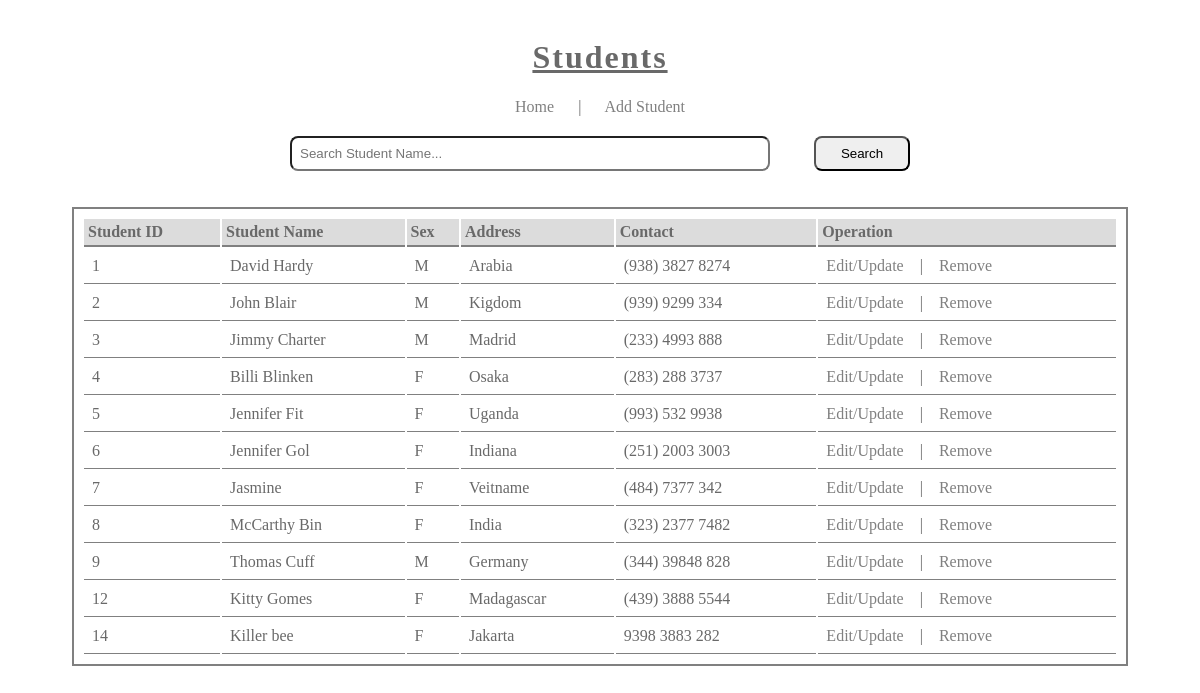
The app's page /view_students.php with its own data.
### tables this page shows
CREATE TABLE `stds` (
  `student_id` int(11) NOT NULL,
  `student_name` varchar(50) NOT NULL,
  `sex` char(1) NOT NULL,
  `address` varchar(100) NOT NULL,
  `contact` varchar(15) NOT NULL
);

### view_students.php (the view, shortened to what this page needs)
<?php
require_once "connect.php";
if(isset($_GET['submit'])){
	$query = mysqli_real_escape_string($con, htmlspecialchars($_GET['query']));
	$result = mysqli_query($con, "SELECT * FROM stds where student_name LIKE '%$query%'");
}
else {$result = mysqli_query($con, "SELECT * FROM stds");}
?>
<html>
<head>
	<link rel="stylesheet" type="text/css" href="css/style.css"/>
</head>
<body>
<div class="container">
<br />
<center>
<div class="feed-container">
<h1>Students</h1>
<div class="menu-items">
<a href="index.php">Home</a>
&nbsp;&nbsp;&nbsp;&nbsp;&nbsp;|&nbsp;&nbsp;&nbsp;&nbsp;&nbsp;
<a href="add_student.php">Add Student</a>
</div>
<div class="search-bar">
<form method="get" action="">
<input type="text" name="query" placeholder="Search Student Name...">
<input type="submit" class="submit" name="submit" Value="Search">
</form>
</div>
<div class="data-items">
<table>
<thead>
<th>Student ID</th>
<th>Student Name</th>
<th>Sex</th>
<th>Address</th>
<th>Contact</th>
<th>Operation</th>
</thead>
<tbody>
<?php
while($row = mysqli_fetch_array($result)){
?>
<tr>
<td><?php echo $row['student_id']; ?></td>
<td><?php echo $row['student_name'];?></td>
<td><?php echo $row['sex'];?></td>
<td><?php echo $row['address'];?></td>
<td><?php echo $row['contact'];?></td>
<td>
<a href="edit_student.php?id=<?php echo $row['student_id'];?>">Edit/Update</a>
&nbsp;&nbsp;&nbsp;|&nbsp;&nbsp;&nbsp;
<a href="remove_student.php?id=<?php echo $row['student_id'];?>">Remove</a>
</td>
</div>
</div>
<?php
}
?>
</body>
</html>

### css/style.css (style rules this page uses)
body { margin:0 auto; width:100%; color: #696969; }
.container { width:100%; }
h1 { letter-spacing:2px; text-decoration:underline; }
a { text-decoration:none;color:gray; }
input { margin:20px; padding:8px; width:40%; border-radius:8px; }
.submit { width:8%; }
table { border:2px solid gray; width:88%; padding:8px; }
th { border-bottom:2px solid gray; text-align:left; padding:4px; background-color:#dcdcdc; }
td { padding:8px; border-bottom:1px solid gray; }

### records on screen
stds: student_id "1", student_name "David Hardy", sex "M", address "Arabia", contact "(938) 3827 8274"
stds: student_id "2", student_name "John Blair", sex "M", address "Kigdom", contact "(939) 9299 334"
stds: student_id "3", student_name "Jimmy Charter", sex "M", address "Madrid", contact "(233) 4993 888"
stds: student_id "4", student_name "Billi Blinken", sex "F", address "Osaka", contact "(283) 288 3737"
stds: student_id "5", student_name "Jennifer Fit", sex "F", address "Uganda", contact "(993) 532 9938"
stds: student_id "6", student_name "Jennifer Gol", sex "F", address "Indiana", contact "(251) 2003 3003"
stds: student_id "7", student_name "Jasmine", sex "F", address "Veitname", contact "(484) 7377 342"
stds: student_id "8", student_name "McCarthy Bin", sex "F", address "India", contact "(323) 2377 7482"
stds: student_id "9", student_name "Thomas Cuff", sex "M", address "Germany", contact "(344) 39848 828"
stds: student_id "12", student_name "Kitty Gomes", sex "F", address "Madagascar", contact "(439) 3888 5544"
stds: student_id "14", student_name "Killer bee", sex "F", address "Jakarta", contact "9398 3883 282"
